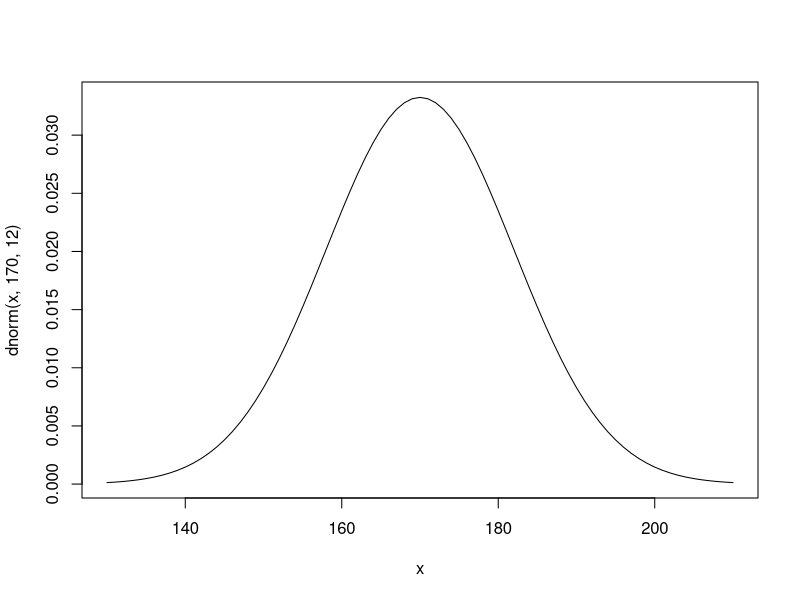

Generate this figure with R:
# a)
1 - pnorm(180, 170, 12);

# b)
pnorm(165, 170, 12);

# c)
pnorm(190, 170, 12) - pnorm(155, 170, 12);

# d)
x <- seq(130, 210, 1);
plot(x, dnorm(x, 170, 12), type = "l");